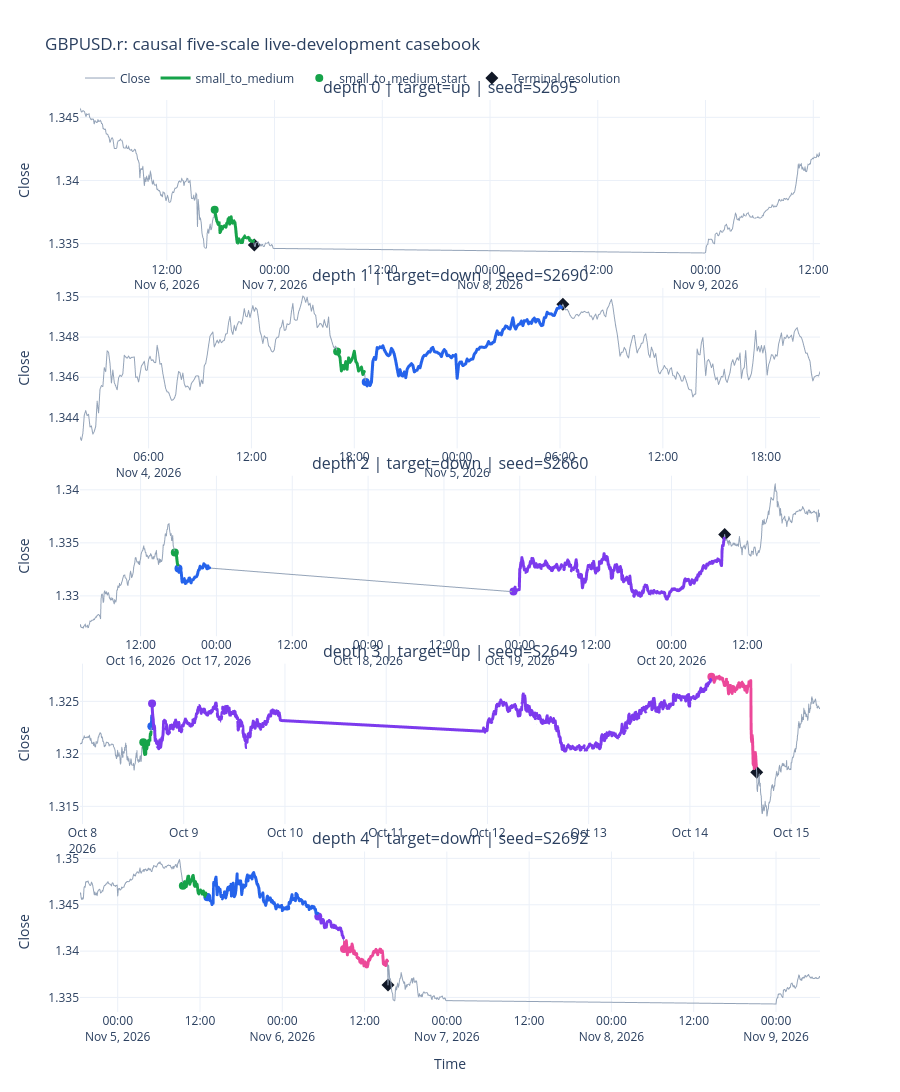

The notebook cell this image was saved under:
### Code cell
def plot_live_casebook(
    close: pd.Series, panel: pd.DataFrame, examples: pd.DataFrame, stages: pd.DataFrame
) -> go.Figure:
    figure = make_subplots(
        rows=len(examples),
        cols=1,
        vertical_spacing=min(0.04, 0.15 / len(examples)),
        subplot_titles=[
            f"depth {int(example.terminal_depth)} | target={example.target_mode} | seed={example.lineage_id}"
            for example in examples.itertuples(index=False)
        ],
    )

    for row_number, example in enumerate(examples.itertuples(index=False), start=1):
        window_start = max(0, int(example.seed_position) - CASEBOOK_BARS_BEFORE)
        window_end = min(len(close), int(example.terminal_position) + CASEBOOK_BARS_AFTER + 1)
        price_window = close.iloc[window_start:window_end]
        lineage_path = panel.loc[panel["lineage_id"].eq(example.lineage_id)]
        lineage_stages = stages.loc[stages["lineage_id"].eq(example.lineage_id)].sort_values("stage_order")

        figure.add_trace(go.Scattergl(
            x=price_window.index,
            y=price_window.to_numpy(),
            mode="lines",
            name="Close",
            legendgroup="close",
            showlegend=row_number == 1,
            line={"color": "#94a3b8", "width": 1.0},
            hovertemplate="time=%{x}<br>close=%{y:.5f}<extra></extra>",
        ), row=row_number, col=1)

        for stage, stage_path in lineage_path.groupby("stage", sort=False):
            figure.add_trace(go.Scattergl(
                x=stage_path["time"],
                y=stage_path["price"],
                mode="lines",
                name=stage,
                legendgroup=stage,
                showlegend=row_number == 1,
                line={"color": stage_colors[stage], "width": 3.0},
                customdata=stage_path[[
                    "elapsed_bars", "target_progress", "lower_r_live",
                    "direction_boundaries", "outer_agreement_breadth",
                    "sub_lower_dccs", "lineage_age_bars",
                ]].to_numpy(),
                hovertemplate=(
                    f"{stage}<br>time=%{{x}}<br>close=%{{y:.5f}}<br>"
                    "elapsed=%{customdata[0]:.0f}<br>progress=%{customdata[1]:.2%}<br>"
                    "live lower R=%{customdata[2]:.3e}<br>"
                    "boundaries=%{customdata[3]:.0f}<br>"
                    "outer breadth=%{customdata[4]:.0f}<br>"
                    "DCCs below lower clock=%{customdata[5]:.0f}<br>"
                    "lineage age=%{customdata[6]:.0f}<extra></extra>"
                ),
            ), row=row_number, col=1)

        for stage_row in lineage_stages.itertuples(index=False):
            marker_time = stage_row.start_time
            marker_price = close.iloc[int(stage_row.start_position)]
            figure.add_trace(go.Scatter(
                x=[marker_time],
                y=[marker_price],
                mode="markers",
                name=f"{stage_row.stage} start",
                legendgroup=f"{stage_row.stage}_start",
                showlegend=row_number == 1,
                marker={"color": stage_colors[stage_row.stage], "size": 8, "symbol": "circle"},
                hovertemplate=(
                    f"{stage_row.stage} start<br>time=%{{x}}<br>"
                    "price=%{y:.5f}<extra></extra>"
                ),
            ), row=row_number, col=1)

        terminal_price = close.iloc[int(example.terminal_position)]
        figure.add_trace(go.Scatter(
            x=[example.terminal_time],
            y=[terminal_price],
            mode="markers",
            name="Terminal resolution",
            legendgroup="terminal",
            showlegend=row_number == 1,
            marker={"color": "#111827", "size": 10, "symbol": "diamond"},
            hovertemplate="terminal resolution<br>time=%{x}<br>price=%{y:.5f}<extra></extra>",
        ), row=row_number, col=1)
        figure.update_yaxes(title_text="Close", row=row_number, col=1)

    figure.update_layout(
        title=f"{SYMBOL}: causal five-scale live-development casebook",
        template="plotly_white",
        height=max(1000, 330 * len(examples)),
        hovermode="closest",
        legend={"orientation": "h", "y": 1.04, "x": 0.0},
    )
    figure.update_xaxes(title="Time", row=len(examples), col=1)
    return figure


plot_live_casebook(prices, live_panel, casebook_lineages, strict_clean_stages).show()

### Figure 1 — Plotly figure (JSON) as saved in the notebook; plotly's stock layout.template omitted (floating-point values rounded to 4 significant figures; data arrays with more than 128 entries replaced by an {"elided": "..."} marker saying what was removed)
{"data": [{"hovertemplate": "time=%{x}<br>close=%{y:.5f}<extra></extra>", "legendgroup": "close", "line": {"color": "#94a3b8", "width": 1.0}, "mode": "lines", "name": "Close", "showlegend": true, "type": "scattergl", "x": {"elided": "414 str values"}, "xaxis": "x", "y": {"elided": "414 float values"}, "yaxis": "y"}, {"customdata": {"elided": "53x6 float values"}, "hovertemplate": "small_to_medium<br>time=%{x}<br>close=%{y:.5f}<br>elapsed=%{customdata[0]:.0f}<br>progress=%{customdata[1]:.2%}<br>live lower R=%{customdata[2]:.3e}<br>boundaries=%{customdata[3]:.0f}<br>outer breadth=%{customdata[4]:.0f}<br>nested lower DCCs=%{customdata[5]:.0f}<extra></extra>", "legendgroup": "small_to_medium", "line": {"color": "#16a34a", "width": 3.0}, "mode": "lines", "name": "small_to_medium", "showlegend": true, "type": "scattergl", "x": ["2026-11-06T17:20:00.000000", "2026-11-06T17:25:00.000000", "2026-11-06T17:30:00.000000", "2026-11-06T17:35:00.000000", "2026-11-06T17:40:00.000000", "2026-11-06T17:45:00.000000", "2026-11-06T17:50:00.000000", "2026-11-06T17:55:00.000000", "2026-11-06T18:00:00.000000", "2026-11-06T18:05:00.000000", "2026-11-06T18:10:00.000000", "2026-11-06T18:15:00.000000", "2026-11-06T18:20:00.000000", "2026-11-06T18:25:00.000000", "2026-11-06T18:30:00.000000", "2026-11-06T18:35:00.000000", "2026-11-06T18:40:00.000000", "2026-11-06T18:45:00.000000", "2026-11-06T18:50:00.000000", "2026-11-06T18:55:00.000000", "2026-11-06T19:00:00.000000", "2026-11-06T19:05:00.000000", "2026-11-06T19:10:00.000000", "2026-11-06T19:15:00.000000", "2026-11-06T19:20:00.000000", "2026-11-06T19:25:00.000000", "2026-11-06T19:30:00.000000", "2026-11-06T19:35:00.000000", "2026-11-06T19:40:00.000000", "2026-11-06T19:45:00.000000", "2026-11-06T19:50:00.000000", "2026-11-06T19:55:00.000000", "2026-11-06T20:00:00.000000", "2026-11-06T20:05:00.000000", "2026-11-06T20:10:00.000000", "2026-11-06T20:15:00.000000", "2026-11-06T20:20:00.000000", "2026-11-06T20:25:00.000000", "2026-11-06T20:30:00.000000", "2026-11-06T20:35:00.000000", "2026-11-06T20:40:00.000000", "2026-11-06T20:45:00.000000", "2026-11-06T20:50:00.000000", "2026-11-06T20:55:00.000000", "2026-11-06T21:00:00.000000", "2026-11-06T21:05:00.000000", "2026-11-06T21:10:00.000000", "2026-11-06T21:15:00.000000", "2026-11-06T21:20:00.000000", "2026-11-06T21:25:00.000000", "2026-11-06T21:30:00.000000", "2026-11-06T21:35:00.000000", "2026-11-06T21:40:00.000000"], "xaxis": "x", "y": [1.338, 1.337, 1.337, 1.337, 1.337, 1.337, 1.337, 1.336, 1.336, 1.336, 1.336, 1.336, 1.336, 1.336, 1.336, 1.336, 1.337, 1.337, 1.337, 1.337, 1.337, 1.337, 1.337, 1.337, 1.337, 1.337, 1.337, 1.337, 1.336, 1.336, 1.335, 1.335, 1.335, 1.335, 1.335, 1.335, 1.335, 1.335, 1.335, 1.336, 1.336, 1.335, 1.336, 1.335, 1.336, 1.336, 1.335, 1.335, 1.335, 1.335, 1.335, 1.335, 1.335], "yaxis": "y"}, {"hovertemplate": "small_to_medium start<br>time=%{x}<br>price=%{y:.5f}<extra></extra>", "legendgroup": "small_to_medium_start", "marker": {"color": "#16a34a", "size": 8, "symbol": "circle"}, "mode": "markers", "name": "small_to_medium start", "showlegend": true, "type": "scatter", "x": ["2026-11-06T17:20:00+02:00"], "xaxis": "x", "y": [1.338], "yaxis": "y"}, {"hovertemplate": "terminal resolution<br>time=%{x}<br>price=%{y:.5f}<extra></extra>", "legendgroup": "terminal", "marker": {"color": "#111827", "size": 10, "symbol": "diamond"}, "mode": "markers", "name": "Terminal resolution", "showlegend": true, "type": "scatter", "x": ["2026-11-06T21:45:00+02:00"], "xaxis": "x", "y": [1.335], "yaxis": "y"}, {"hovertemplate": "time=%{x}<br>close=%{y:.5f}<extra></extra>", "legendgroup": "close", "line": {"color": "#94a3b8", "width": 1.0}, "mode": "lines", "name": "Close", "showlegend": false, "type": "scattergl", "x": {"elided": "519 str values"}, "xaxis": "x2", "y": {"elided": "519 float values"}, "yaxis": "y2"}, {"customdata": [[0.0, 0.6839, 8.549e-05, 1.0, 4.0, 0.0], [1.0, 0.7185, 8.622e-05, 1.0, 4.0, 0.0], [2.0, 0.7531, 8.689e-05, 1.0, 4.0, 0.0], [3.0, 0.921, 0.0001023, 1.0, 4.0, 0.0], [4.0, 0.8543, 9.153e-05, 1.0, 4.0, 0.0], [5.0, 0.8987, 9.297e-05, 1.0, 4.0, 0.0], [6.0, 0.8074, 8.074e-05, 1.0, 4.0, 0.0], [7.0, 0.9012, 8.721e-05, 1.0, 4.0, 0.0], [8.0, 0.7605, 7.129e-05, 1.0, 4.0, 0.0], [9.0, 0.8173, 7.43e-05, 1.0, 4.0, 0.0], [10.0, 0.7901, 6.971e-05, 1.0, 4.0, 0.0], [11.0, 0.7506, 6.434e-05, 1.0, 4.0, 0.0], [12.0, 0.679, 5.658e-05, 1.0, 4.0, 0.0], [13.0, 0.8024, 6.506e-05, 1.0, 4.0, 0.0], [14.0, 0.8296, 6.549e-05, 1.0, 4.0, 0.0], [15.0, 0.9234, 7.103e-05, 1.0, 4.0, 0.0], [16.0, 0.8913, 6.685e-05, 1.0, 4.0, 0.0], [17.0, 0.874, 6.395e-05, 1.0, 4.0, 0.0], [18.0, 0.9654, 6.896e-05, 1.0, 4.0, 0.0], [19.0, 0.9284, 6.477e-05, 1.0, 4.0, 0.0]], "hovertemplate": "small_to_medium<br>time=%{x}<br>close=%{y:.5f}<br>elapsed=%{customdata[0]:.0f}<br>progress=%{customdata[1]:.2%}<br>live lower R=%{customdata[2]:.3e}<br>boundaries=%{customdata[3]:.0f}<br>outer breadth=%{customdata[4]:.0f}<br>nested lower DCCs=%{customdata[5]:.0f}<extra></extra>", "legendgroup": "small_to_medium", "line": {"color": "#16a34a", "width": 3.0}, "mode": "lines", "name": "small_to_medium", "showlegend": false, "type": "scattergl", "x": ["2026-11-04T17:00:00.000000", "2026-11-04T17:05:00.000000", "2026-11-04T17:10:00.000000", "2026-11-04T17:15:00.000000", "2026-11-04T17:20:00.000000", "2026-11-04T17:25:00.000000", "2026-11-04T17:30:00.000000", "2026-11-04T17:35:00.000000", "2026-11-04T17:40:00.000000", "2026-11-04T17:45:00.000000", "2026-11-04T17:50:00.000000", "2026-11-04T17:55:00.000000", "2026-11-04T18:00:00.000000", "2026-11-04T18:05:00.000000", "2026-11-04T18:10:00.000000", "2026-11-04T18:15:00.000000", "2026-11-04T18:20:00.000000", "2026-11-04T18:25:00.000000", "2026-11-04T18:30:00.000000", "2026-11-04T18:35:00.000000"], "xaxis": "x2", "y": [1.347, 1.347, 1.347, 1.346, 1.347, 1.346, 1.347, 1.346, 1.347, 1.347, 1.347, 1.347, 1.347, 1.347, 1.347, 1.346, 1.346, 1.347, 1.346, 1.346], "yaxis": "y2"}, {"customdata": {"elided": "138x6 float values"}, "hovertemplate": "medium_to_large<br>time=%{x}<br>close=%{y:.5f}<br>elapsed=%{customdata[0]:.0f}<br>progress=%{customdata[1]:.2%}<br>live lower R=%{customdata[2]:.3e}<br>boundaries=%{customdata[3]:.0f}<br>outer breadth=%{customdata[4]:.0f}<br>nested lower DCCs=%{customdata[5]:.0f}<extra></extra>", "legendgroup": "medium_to_large", "line": {"color": "#2563eb", "width": 3.0}, "mode": "lines", "name": "medium_to_large", "showlegend": false, "type": "scattergl", "x": {"elided": "138 str values"}, "xaxis": "x2", "y": {"elided": "138 float values"}, "yaxis": "y2"}, {"hovertemplate": "small_to_medium start<br>time=%{x}<br>price=%{y:.5f}<extra></extra>", "legendgroup": "small_to_medium_start", "marker": {"color": "#16a34a", "size": 8, "symbol": "circle"}, "mode": "markers", "name": "small_to_medium start", "showlegend": false, "type": "scatter", "x": ["2026-11-04T17:00:00+02:00"], "xaxis": "x2", "y": [1.347], "yaxis": "y2"}, {"hovertemplate": "medium_to_large start<br>time=%{x}<br>price=%{y:.5f}<extra></extra>", "legendgroup": "medium_to_large_start", "marker": {"color": "#2563eb", "size": 8, "symbol": "circle"}, "mode": "markers", "name": "medium_to_large start", "showlegend": false, "type": "scatter", "x": ["2026-11-04T18:40:00+02:00"], "xaxis": "x2", "y": [1.346], "yaxis": "y2"}, {"hovertemplate": "terminal resolution<br>time=%{x}<br>price=%{y:.5f}<extra></extra>", "legendgroup": "terminal", "marker": {"color": "#111827", "size": 10, "symbol": "diamond"}, "mode": "markers", "name": "Terminal resolution", "showlegend": false, "type": "scatter", "x": ["2026-11-05T06:10:00+02:00"], "xaxis": "x2", "y": [1.35], "yaxis": "y2"}, {"hovertemplate": "time=%{x}<br>close=%{y:.5f}<extra></extra>", "legendgroup": "close", "line": {"color": "#94a3b8", "width": 1.0}, "mode": "lines", "name": "Close", "showlegend": false, "type": "scattergl", "x": {"elided": "829 str values"}, "xaxis": "x3", "y": {"elided": "829 float values"}, "yaxis": "y3"}, {"customdata": [[0.0, 0.6807, 0.0001857, 1.0, 4.0, 0.0], [1.0, 0.6857, 0.0001714, 1.0, 4.0, 0.0], [2.0, 0.6957, 0.0001605, 1.0, 4.0, 0.0], [3.0, 0.7281, 0.000156, 1.0, 4.0, 0.0], [4.0, 0.8378, 0.0001676, 1.0, 4.0, 0.0], [5.0, 0.9475, 0.0001777, 1.0, 4.0, 0.0], [6.0, 0.9675, 0.0001707, 1.0, 4.0, 0.0]], "hovertemplate": "small_to_medium<br>time=%{x}<br>close=%{y:.5f}<br>elapsed=%{customdata[0]:.0f}<br>progress=%{customdata[1]:.2%}<br>live lower R=%{customdata[2]:.3e}<br>boundaries=%{customdata[3]:.0f}<br>outer breadth=%{customdata[4]:.0f}<br>nested lower DCCs=%{customdata[5]:.0f}<extra></extra>", "legendgroup": "small_to_medium", "line": {"color": "#16a34a", "width": 3.0}, "mode": "lines", "name": "small_to_medium", "showlegend": false, "type": "scattergl", "x": ["2026-10-16T17:25:00.000000", "2026-10-16T17:30:00.000000", "2026-10-16T17:35:00.000000", "2026-10-16T17:40:00.000000", "2026-10-16T17:45:00.000000", "2026-10-16T17:50:00.000000", "2026-10-16T17:55:00.000000"], "xaxis": "x3", "y": [1.334, 1.334, 1.334, 1.334, 1.333, 1.333, 1.333], "yaxis": "y3"}, {"customdata": {"elided": "60x6 float values"}, "hovertemplate": "medium_to_large<br>time=%{x}<br>close=%{y:.5f}<br>elapsed=%{customdata[0]:.0f}<br>progress=%{customdata[1]:.2%}<br>live lower R=%{customdata[2]:.3e}<br>boundaries=%{customdata[3]:.0f}<br>outer breadth=%{customdata[4]:.0f}<br>nested lower DCCs=%{customdata[5]:.0f}<extra></extra>", "legendgroup": "medium_to_large", "line": {"color": "#2563eb", "width": 3.0}, "mode": "lines", "name": "medium_to_large", "showlegend": false, "type": "scattergl", "x": ["2026-10-16T18:00:00.000000", "2026-10-16T18:05:00.000000", "2026-10-16T18:10:00.000000", "2026-10-16T18:15:00.000000", "2026-10-16T18:20:00.000000", "2026-10-16T18:25:00.000000", "2026-10-16T18:30:00.000000", "2026-10-16T18:35:00.000000", "2026-10-16T18:40:00.000000", "2026-10-16T18:45:00.000000", "2026-10-16T18:50:00.000000", "2026-10-16T18:55:00.000000", "2026-10-16T19:00:00.000000", "2026-10-16T19:05:00.000000", "2026-10-16T19:10:00.000000", "2026-10-16T19:15:00.000000", "2026-10-16T19:20:00.000000", "2026-10-16T19:25:00.000000", "2026-10-16T19:30:00.000000", "2026-10-16T19:35:00.000000", "2026-10-16T19:40:00.000000", "2026-10-16T19:45:00.000000", "2026-10-16T19:50:00.000000", "2026-10-16T19:55:00.000000", "2026-10-16T20:00:00.000000", "2026-10-16T20:05:00.000000", "2026-10-16T20:10:00.000000", "2026-10-16T20:15:00.000000", "2026-10-16T20:20:00.000000", "2026-10-16T20:25:00.000000", "2026-10-16T20:30:00.000000", "2026-10-16T20:35:00.000000", "2026-10-16T20:40:00.000000", "2026-10-16T20:45:00.000000", "2026-10-16T20:50:00.000000", "2026-10-16T20:55:00.000000", "2026-10-16T21:00:00.000000", "2026-10-16T21:05:00.000000", "2026-10-16T21:10:00.000000", "2026-10-16T21:15:00.000000", "2026-10-16T21:20:00.000000", "2026-10-16T21:25:00.000000", "2026-10-16T21:30:00.000000", "2026-10-16T21:35:00.000000", "2026-10-16T21:40:00.000000", "2026-10-16T21:45:00.000000", "2026-10-16T21:50:00.000000", "2026-10-16T21:55:00.000000", "2026-10-16T22:00:00.000000", "2026-10-16T22:05:00.000000", "2026-10-16T22:10:00.000000", "2026-10-16T22:15:00.000000", "2026-10-16T22:20:00.000000", "2026-10-16T22:25:00.000000", "2026-10-16T22:30:00.000000", "2026-10-16T22:35:00.000000", "2026-10-16T22:40:00.000000", "2026-10-16T22:45:00.000000", "2026-10-16T22:50:00.000000", "2026-10-16T22:55:00.000000"], "xaxis": "x3", "y": [1.333, 1.332, 1.332, 1.332, 1.332, 1.332, 1.332, 1.331, 1.331, 1.331, 1.332, 1.332, 1.331, 1.331, 1.331, 1.331, 1.331, 1.331, 1.331, 1.332, 1.332, 1.332, 1.332, 1.331, 1.331, 1.332, 1.332, 1.332, 1.332, 1.332, 1.332, 1.332, 1.332, 1.332, 1.332, 1.332, 1.332, 1.332, 1.332, 1.332, 1.333, 1.333, 1.333, 1.333, 1.333, 1.333, 1.333, 1.333, 1.333, 1.333, 1.333, 1.333, 1.333, 1.333, 1.333, 1.333, 1.333, 1.333, 1.333, 1.333], "yaxis": "y3"}, {"customdata": {"elided": "401x6 float values"}, "hovertemplate": "large_to_macro<br>time=%{x}<br>close=%{y:.5f}<br>elapsed=%{customdata[0]:.0f}<br>progress=%{customdata[1]:.2%}<br>live lower R=%{customdata[2]:.3e}<br>boundaries=%{customdata[3]:.0f}<br>outer breadth=%{customdata[4]:.0f}<br>nested lower DCCs=%{customdata[5]:.0f}<extra></extra>", "legendgroup": "large_to_macro", "line": {"color": "#7c3aed", "width": 3.0}, "mode": "lines", "name": "large_to_macro", "showlegend": false, "type": "scattergl", "x": {"elided": "401 str values"}, "xaxis": "x3", "y": {"elided": "401 float values"}, "yaxis": "y3"}, {"hovertemplate": "small_to_medium start<br>time=%{x}<br>price=%{y:.5f}<extra></extra>", "legendgroup": "small_to_medium_start", "marker": {"color": "#16a34a", "size": 8, "symbol": "circle"}, "mode": "markers", "name": "small_to_medium start", "showlegend": false, "type": "scatter", "x": ["2026-10-16T17:25:00+02:00"], "xaxis": "x3", "y": [1.334], "yaxis": "y3"}, {"hovertemplate": "medium_to_large start<br>time=%{x}<br>price=%{y:.5f}<extra></extra>", "legendgroup": "medium_to_large_start", "marker": {"color": "#2563eb", "size": 8, "symbol": "circle"}, "mode": "markers", "name": "medium_to_large start", "showlegend": false, "type": "scatter", "x": ["2026-10-16T18:00:00+02:00"], "xaxis": "x3", "y": [1.333], "yaxis": "y3"}, {"hovertemplate": "large_to_macro start<br>time=%{x}<br>price=%{y:.5f}<extra></extra>", "legendgroup": "large_to_macro_start", "marker": {"color": "#7c3aed", "size": 8, "symbol": "circle"}, "mode": "markers", "name": "large_to_macro start", "showlegend": false, "type": "scatter", "x": ["2026-10-18T23:00:00+02:00"], "xaxis": "x3", "y": [1.33], "yaxis": "y3"}, {"hovertemplate": "terminal resolution<br>time=%{x}<br>price=%{y:.5f}<extra></extra>", "legendgroup": "terminal", "marker": {"color": "#111827", "size": 10, "symbol": "diamond"}, "mode": "markers", "name": "Terminal resolution", "showlegend": false, "type": "scatter", "x": ["2026-10-20T08:25:00+02:00"], "xaxis": "x3", "y": [1.336], "yaxis": "y3"}, {"hovertemplate": "time=%{x}<br>close=%{y:.5f}<extra></extra>", "legendgroup": "close", "line": {"color": "#94a3b8", "width": 1.0}, "mode": "lines", "name": "Close", "showlegend": false, "type": "scattergl", "x": {"elided": "1530 str values"}, "xaxis": "x4", "y": {"elided": "1530 float values"}, "yaxis": "y4"}, {"customdata": {"elided": "23x6 float values"}, "hovertemplate": "small_to_medium<br>time=%{x}<br>close=%{y:.5f}<br>elapsed=%{customdata[0]:.0f}<br>progress=%{customdata[1]:.2%}<br>live lower R=%{customdata[2]:.3e}<br>boundaries=%{customdata[3]:.0f}<br>outer breadth=%{customdata[4]:.0f}<br>nested lower DCCs=%{customdata[5]:.0f}<extra></extra>", "legendgroup": "small_to_medium", "line": {"color": "#16a34a", "width": 3.0}, "mode": "lines", "name": "small_to_medium", "showlegend": false, "type": "scattergl", "x": ["2026-10-08T14:25:00.000000", "2026-10-08T14:30:00.000000", "2026-10-08T14:35:00.000000", "2026-10-08T14:40:00.000000", "2026-10-08T14:45:00.000000", "2026-10-08T14:50:00.000000", "2026-10-08T14:55:00.000000", "2026-10-08T15:00:00.000000", "2026-10-08T15:05:00.000000", "2026-10-08T15:10:00.000000", "2026-10-08T15:15:00.000000", "2026-10-08T15:20:00.000000", "2026-10-08T15:25:00.000000", "2026-10-08T15:30:00.000000", "2026-10-08T15:35:00.000000", "2026-10-08T15:40:00.000000", "2026-10-08T15:45:00.000000", "2026-10-08T15:50:00.000000", "2026-10-08T15:55:00.000000", "2026-10-08T16:00:00.000000", "2026-10-08T16:05:00.000000", "2026-10-08T16:10:00.000000", "2026-10-08T16:15:00.000000"], "xaxis": "x4", "y": [1.321, 1.321, 1.321, 1.32, 1.32, 1.32, 1.32, 1.32, 1.321, 1.321, 1.32, 1.321, 1.321, 1.321, 1.321, 1.321, 1.321, 1.321, 1.321, 1.321, 1.322, 1.322, 1.322], "yaxis": "y4"}, {"customdata": [[0.0, 0.7062, 6.486e-05, 1.0, 3.0, 0.0], [1.0, 0.8731, 7.858e-05, 1.0, 3.0, 0.0]], "hovertemplate": "medium_to_large<br>time=%{x}<br>close=%{y:.5f}<br>elapsed=%{customdata[0]:.0f}<br>progress=%{customdata[1]:.2%}<br>live lower R=%{customdata[2]:.3e}<br>boundaries=%{customdata[3]:.0f}<br>outer breadth=%{customdata[4]:.0f}<br>nested lower DCCs=%{customdata[5]:.0f}<extra></extra>", "legendgroup": "medium_to_large", "line": {"color": "#2563eb", "width": 3.0}, "mode": "lines", "name": "medium_to_large", "showlegend": false, "type": "scattergl", "x": ["2026-10-08T16:20:00.000000", "2026-10-08T16:25:00.000000"], "xaxis": "x4", "y": [1.323, 1.324], "yaxis": "y4"}, {"customdata": {"elided": "1015x6 float values"}, "hovertemplate": "large_to_macro<br>time=%{x}<br>close=%{y:.5f}<br>elapsed=%{customdata[0]:.0f}<br>progress=%{customdata[1]:.2%}<br>live lower R=%{customdata[2]:.3e}<br>boundaries=%{customdata[3]:.0f}<br>outer breadth=%{customdata[4]:.0f}<br>nested lower DCCs=%{customdata[5]:.0f}<extra></extra>", "legendgroup": "large_to_macro", "line": {"color": "#7c3aed", "width": 3.0}, "mode": "lines", "name": "large_to_macro", "showlegend": false, "type": "scattergl", "x": {"elided": "1015 str values"}, "xaxis": "x4", "y": {"elided": "1015 float values"}, "yaxis": "y4"}, {"customdata": {"elided": "129x6 float values"}, "hovertemplate": "macro_to_outer<br>time=%{x}<br>close=%{y:.5f}<br>elapsed=%{customdata[0]:.0f}<br>progress=%{customdata[1]:.2%}<br>live lower R=%{customdata[2]:.3e}<br>boundaries=%{customdata[3]:.0f}<br>outer breadth=%{customdata[4]:.0f}<br>nested lower DCCs=%{customdata[5]:.0f}<extra></extra>", "legendgroup": "macro_to_outer", "line": {"color": "#ec4899", "width": 3.0}, "mode": "lines", "name": "macro_to_outer", "showlegend": false, "type": "scattergl", "x": {"elided": "129 str values"}, "xaxis": "x4", "y": {"elided": "129 float values"}, "yaxis": "y4"}, {"hovertemplate": "small_to_medium start<br>time=%{x}<br>price=%{y:.5f}<extra></extra>", "legendgroup": "small_to_medium_start", "marker": {"color": "#16a34a", "size": 8, "symbol": "circle"}, "mode": "markers", "name": "small_to_medium start", "showlegend": false, "type": "scatter", "x": ["2026-10-08T14:25:00+02:00"], "xaxis": "x4", "y": [1.321], "yaxis": "y4"}, {"hovertemplate": "medium_to_large start<br>time=%{x}<br>price=%{y:.5f}<extra></extra>", "legendgroup": "medium_to_large_start", "marker": {"color": "#2563eb", "size": 8, "symbol": "circle"}, "mode": "markers", "name": "medium_to_large start", "showlegend": false, "type": "scatter", "x": ["2026-10-08T16:20:00+02:00"], "xaxis": "x4", "y": [1.323], "yaxis": "y4"}, {"hovertemplate": "large_to_macro start<br>time=%{x}<br>price=%{y:.5f}<extra></extra>", "legendgroup": "large_to_macro_start", "marker": {"color": "#7c3aed", "size": 8, "symbol": "circle"}, "mode": "markers", "name": "large_to_macro start", "showlegend": false, "type": "scatter", "x": ["2026-10-08T16:30:00+02:00"], "xaxis": "x4", "y": [1.325], "yaxis": "y4"}, {"hovertemplate": "macro_to_outer start<br>time=%{x}<br>price=%{y:.5f}<extra></extra>", "legendgroup": "macro_to_outer_start", "marker": {"color": "#ec4899", "size": 8, "symbol": "circle"}, "mode": "markers", "name": "macro_to_outer start", "showlegend": false, "type": "scatter", "x": ["2026-10-14T05:05:00+02:00"], "xaxis": "x4", "y": [1.327], "yaxis": "y4"}, {"hovertemplate": "terminal resolution<br>time=%{x}<br>price=%{y:.5f}<extra></extra>", "legendgroup": "terminal", "marker": {"color": "#111827", "size": 10, "symbol": "diamond"}, "mode": "markers", "name": "Terminal resolution", "showlegend": false, "type": "scatter", "x": ["2026-10-14T15:50:00+02:00"], "xaxis": "x4", "y": [1.318], "yaxis": "y4"}, {"hovertemplate": "time=%{x}<br>close=%{y:.5f}<extra></extra>", "legendgroup": "close", "line": {"color": "#94a3b8", "width": 1.0}, "mode": "lines", "name": "Close", "showlegend": false, "type": "scattergl", "x": {"elided": "720 str values"}, "xaxis": "x5", "y": {"elided": "720 float values"}, "yaxis": "y5"}, {"customdata": {"elided": "43x6 float values"}, "hovertemplate": "small_to_medium<br>time=%{x}<br>close=%{y:.5f}<br>elapsed=%{customdata[0]:.0f}<br>progress=%{customdata[1]:.2%}<br>live lower R=%{customdata[2]:.3e}<br>boundaries=%{customdata[3]:.0f}<br>outer breadth=%{customdata[4]:.0f}<br>nested lower DCCs=%{customdata[5]:.0f}<extra></extra>", "legendgroup": "small_to_medium", "line": {"color": "#16a34a", "width": 3.0}, "mode": "lines", "name": "small_to_medium", "showlegend": false, "type": "scattergl", "x": ["2026-11-05T09:30:00.000000", "2026-11-05T09:35:00.000000", "2026-11-05T09:40:00.000000", "2026-11-05T09:45:00.000000", "2026-11-05T09:50:00.000000", "2026-11-05T09:55:00.000000", "2026-11-05T10:00:00.000000", "2026-11-05T10:05:00.000000", "2026-11-05T10:10:00.000000", "2026-11-05T10:15:00.000000", "2026-11-05T10:20:00.000000", "2026-11-05T10:25:00.000000", "2026-11-05T10:30:00.000000", "2026-11-05T10:35:00.000000", "2026-11-05T10:40:00.000000", "2026-11-05T10:45:00.000000", "2026-11-05T10:50:00.000000", "2026-11-05T10:55:00.000000", "2026-11-05T11:00:00.000000", "2026-11-05T11:05:00.000000", "2026-11-05T11:10:00.000000", "2026-11-05T11:15:00.000000", "2026-11-05T11:20:00.000000", "2026-11-05T11:25:00.000000", "2026-11-05T11:30:00.000000", "2026-11-05T11:35:00.000000", "2026-11-05T11:40:00.000000", "2026-11-05T11:45:00.000000", "2026-11-05T11:50:00.000000", "2026-11-05T11:55:00.000000", "2026-11-05T12:00:00.000000", "2026-11-05T12:05:00.000000", "2026-11-05T12:10:00.000000", "2026-11-05T12:15:00.000000", "2026-11-05T12:20:00.000000", "2026-11-05T12:25:00.000000", "2026-11-05T12:30:00.000000", "2026-11-05T12:35:00.000000", "2026-11-05T12:40:00.000000", "2026-11-05T12:45:00.000000", "2026-11-05T12:50:00.000000", "2026-11-05T12:55:00.000000", "2026-11-05T13:00:00.000000"], "xaxis": "x5", "y": [1.347, 1.347, 1.347, 1.347, 1.347, 1.347, 1.347, 1.347, 1.348, 1.348, 1.348, 1.348, 1.347, 1.347, 1.347, 1.348, 1.348, 1.348, 1.348, 1.348, 1.347, 1.347, 1.347, 1.347, 1.347, 1.347, 1.347, 1.346, 1.346, 1.346, 1.346, 1.347, 1.346, 1.346, 1.346, 1.346, 1.346, 1.346, 1.346, 1.346, 1.346, 1.346, 1.346], "yaxis": "y5"}, {"customdata": {"elided": "194x6 float values"}, "hovertemplate": "medium_to_large<br>time=%{x}<br>close=%{y:.5f}<br>elapsed=%{customdata[0]:.0f}<br>progress=%{customdata[1]:.2%}<br>live lower R=%{customdata[2]:.3e}<br>boundaries=%{customdata[3]:.0f}<br>outer breadth=%{customdata[4]:.0f}<br>nested lower DCCs=%{customdata[5]:.0f}<extra></extra>", "legendgroup": "medium_to_large", "line": {"color": "#2563eb", "width": 3.0}, "mode": "lines", "name": "medium_to_large", "showlegend": false, "type": "scattergl", "x": {"elided": "194 str values"}, "xaxis": "x5", "y": {"elided": "194 float values"}, "yaxis": "y5"}, {"customdata": {"elided": "45x6 float values"}, "hovertemplate": "large_to_macro<br>time=%{x}<br>close=%{y:.5f}<br>elapsed=%{customdata[0]:.0f}<br>progress=%{customdata[1]:.2%}<br>live lower R=%{customdata[2]:.3e}<br>boundaries=%{customdata[3]:.0f}<br>outer breadth=%{customdata[4]:.0f}<br>nested lower DCCs=%{customdata[5]:.0f}<extra></extra>", "legendgroup": "large_to_macro", "line": {"color": "#7c3aed", "width": 3.0}, "mode": "lines", "name": "large_to_macro", "showlegend": false, "type": "scattergl", "x": ["2026-11-06T05:15:00.000000", "2026-11-06T05:20:00.000000", "2026-11-06T05:25:00.000000", "2026-11-06T05:30:00.000000", "2026-11-06T05:35:00.000000", "2026-11-06T05:40:00.000000", "2026-11-06T05:45:00.000000", "2026-11-06T05:50:00.000000", "2026-11-06T05:55:00.000000", "2026-11-06T06:00:00.000000", "2026-11-06T06:05:00.000000", "2026-11-06T06:10:00.000000", "2026-11-06T06:15:00.000000", "2026-11-06T06:20:00.000000", "2026-11-06T06:25:00.000000", "2026-11-06T06:30:00.000000", "2026-11-06T06:35:00.000000", "2026-11-06T06:40:00.000000", "2026-11-06T06:45:00.000000", "2026-11-06T06:50:00.000000", "2026-11-06T06:55:00.000000", "2026-11-06T07:00:00.000000", "2026-11-06T07:05:00.000000", "2026-11-06T07:10:00.000000", "2026-11-06T07:15:00.000000", "2026-11-06T07:20:00.000000", "2026-11-06T07:25:00.000000", "2026-11-06T07:30:00.000000", "2026-11-06T07:35:00.000000", "2026-11-06T07:40:00.000000", "2026-11-06T07:45:00.000000", "2026-11-06T07:50:00.000000", "2026-11-06T07:55:00.000000", "2026-11-06T08:00:00.000000", "2026-11-06T08:05:00.000000", "2026-11-06T08:10:00.000000", "2026-11-06T08:15:00.000000", "2026-11-06T08:20:00.000000", "2026-11-06T08:25:00.000000", "2026-11-06T08:30:00.000000", "2026-11-06T08:35:00.000000", "2026-11-06T08:40:00.000000", "2026-11-06T08:45:00.000000", "2026-11-06T08:50:00.000000", "2026-11-06T08:55:00.000000"], "xaxis": "x5", "y": [1.344, 1.344, 1.344, 1.344, 1.343, 1.343, 1.343, 1.343, 1.343, 1.343, 1.343, 1.343, 1.343, 1.343, 1.343, 1.343, 1.343, 1.343, 1.343, 1.343, 1.343, 1.343, 1.343, 1.343, 1.343, 1.343, 1.343, 1.343, 1.343, 1.343, 1.343, 1.343, 1.342, 1.342, 1.342, 1.342, 1.342, 1.342, 1.343, 1.342, 1.342, 1.342, 1.342, 1.342, 1.341], "yaxis": "y5"}, {"customdata": {"elided": "77x6 float values"}, "hovertemplate": "macro_to_outer<br>time=%{x}<br>close=%{y:.5f}<br>elapsed=%{customdata[0]:.0f}<br>progress=%{customdata[1]:.2%}<br>live lower R=%{customdata[2]:.3e}<br>boundaries=%{customdata[3]:.0f}<br>outer breadth=%{customdata[4]:.0f}<br>nested lower DCCs=%{customdata[5]:.0f}<extra></extra>", "legendgroup": "macro_to_outer", "line": {"color": "#ec4899", "width": 3.0}, "mode": "lines", "name": "macro_to_outer", "showlegend": false, "type": "scattergl", "x": ["2026-11-06T09:00:00.000000", "2026-11-06T09:05:00.000000", "2026-11-06T09:10:00.000000", "2026-11-06T09:15:00.000000", "2026-11-06T09:20:00.000000", "2026-11-06T09:25:00.000000", "2026-11-06T09:30:00.000000", "2026-11-06T09:35:00.000000", "2026-11-06T09:40:00.000000", "2026-11-06T09:45:00.000000", "2026-11-06T09:50:00.000000", "2026-11-06T09:55:00.000000", "2026-11-06T10:00:00.000000", "2026-11-06T10:05:00.000000", "2026-11-06T10:10:00.000000", "2026-11-06T10:15:00.000000", "2026-11-06T10:20:00.000000", "2026-11-06T10:25:00.000000", "2026-11-06T10:30:00.000000", "2026-11-06T10:35:00.000000", "2026-11-06T10:40:00.000000", "2026-11-06T10:45:00.000000", "2026-11-06T10:50:00.000000", "2026-11-06T10:55:00.000000", "2026-11-06T11:00:00.000000", "2026-11-06T11:05:00.000000", "2026-11-06T11:10:00.000000", "2026-11-06T11:15:00.000000", "2026-11-06T11:20:00.000000", "2026-11-06T11:25:00.000000", "2026-11-06T11:30:00.000000", "2026-11-06T11:35:00.000000", "2026-11-06T11:40:00.000000", "2026-11-06T11:45:00.000000", "2026-11-06T11:50:00.000000", "2026-11-06T11:55:00.000000", "2026-11-06T12:00:00.000000", "2026-11-06T12:05:00.000000", "2026-11-06T12:10:00.000000", "2026-11-06T12:15:00.000000", "2026-11-06T12:20:00.000000", "2026-11-06T12:25:00.000000", "2026-11-06T12:30:00.000000", "2026-11-06T12:35:00.000000", "2026-11-06T12:40:00.000000", "2026-11-06T12:45:00.000000", "2026-11-06T12:50:00.000000", "2026-11-06T12:55:00.000000", "2026-11-06T13:00:00.000000", "2026-11-06T13:05:00.000000", "2026-11-06T13:10:00.000000", "2026-11-06T13:15:00.000000", "2026-11-06T13:20:00.000000", "2026-11-06T13:25:00.000000", "2026-11-06T13:30:00.000000", "2026-11-06T13:35:00.000000", "2026-11-06T13:40:00.000000", "2026-11-06T13:45:00.000000", "2026-11-06T13:50:00.000000", "2026-11-06T13:55:00.000000", "2026-11-06T14:00:00.000000", "2026-11-06T14:05:00.000000", "2026-11-06T14:10:00.000000", "2026-11-06T14:15:00.000000", "2026-11-06T14:20:00.000000", "2026-11-06T14:25:00.000000", "2026-11-06T14:30:00.000000", "2026-11-06T14:35:00.000000", "2026-11-06T14:40:00.000000", "2026-11-06T14:45:00.000000", "2026-11-06T14:50:00.000000", "2026-11-06T14:55:00.000000", "2026-11-06T15:00:00.000000", "2026-11-06T15:05:00.000000", "2026-11-06T15:10:00.000000", "2026-11-06T15:15:00.000000", "2026-11-06T15:20:00.000000"], "xaxis": "x5", "y": [1.34, 1.341, 1.341, 1.341, 1.341, 1.34, 1.34, 1.34, 1.34, 1.34, 1.34, 1.34, 1.34, 1.34, 1.341, 1.341, 1.34, 1.34, 1.34, 1.34, 1.34, 1.34, 1.34, 1.339, 1.339, 1.339, 1.339, 1.339, 1.339, 1.339, 1.339, 1.339, 1.339, 1.339, 1.339, 1.338, 1.339, 1.339, 1.339, 1.338, 1.338, 1.338, 1.339, 1.339, 1.339, 1.339, 1.339, 1.339, 1.339, 1.339, 1.34, 1.34, 1.34, 1.34, 1.34, 1.34, 1.34, 1.34, 1.34, 1.34, 1.34, 1.34, 1.34, 1.34, 1.34, 1.34, 1.34, 1.34, 1.339, 1.339, 1.339, 1.339, 1.339, 1.338, 1.339, 1.339, 1.339], "yaxis": "y5"}, {"hovertemplate": "small_to_medium start<br>time=%{x}<br>price=%{y:.5f}<extra></extra>", "legendgroup": "small_to_medium_start", "marker": {"color": "#16a34a", "size": 8, "symbol": "circle"}, "mode": "markers", "name": "small_to_medium start", "showlegend": false, "type": "scatter", "x": ["2026-11-05T09:30:00+02:00"], "xaxis": "x5", "y": [1.347], "yaxis": "y5"}, {"hovertemplate": "medium_to_large start<br>time=%{x}<br>price=%{y:.5f}<extra></extra>", "legendgroup": "medium_to_large_start", "marker": {"color": "#2563eb", "size": 8, "symbol": "circle"}, "mode": "markers", "name": "medium_to_large start", "showlegend": false, "type": "scatter", "x": ["2026-11-05T13:05:00+02:00"], "xaxis": "x5", "y": [1.346], "yaxis": "y5"}, {"hovertemplate": "large_to_macro start<br>time=%{x}<br>price=%{y:.5f}<extra></extra>", "legendgroup": "large_to_macro_start", "marker": {"color": "#7c3aed", "size": 8, "symbol": "circle"}, "mode": "markers", "name": "large_to_macro start", "showlegend": false, "type": "scatter", "x": ["2026-11-06T05:15:00+02:00"], "xaxis": "x5", "y": [1.344], "yaxis": "y5"}, {"hovertemplate": "macro_to_outer start<br>time=%{x}<br>price=%{y:.5f}<extra></extra>", "legendgroup": "macro_to_outer_start", "marker": {"color": "#ec4899", "size": 8, "symbol": "circle"}, "mode": "markers", "name": "macro_to_outer start", "showlegend": false, "type": "scatter", "x": ["2026-11-06T09:00:00+02:00"], "xaxis": "x5", "y": [1.34], "yaxis": "y5"}, {"hovertemplate": "terminal resolution<br>time=%{x}<br>price=%{y:.5f}<extra></extra>", "legendgroup": "terminal", "marker": {"color": "#111827", "size": 10, "symbol": "diamond"}, "mode": "markers", "name": "Terminal resolution", "showlegend": false, "type": "scatter", "x": ["2026-11-06T15:25:00+02:00"], "xaxis": "x5", "y": [1.336], "yaxis": "y5"}], "layout": {"annotations": [{"font": {"size": 16}, "showarrow": false, "text": "depth 0 | target=up | seed=S2695", "x": 0.5, "xanchor": "center", "xref": "paper", "y": 1.0, "yanchor": "bottom", "yref": "paper"}, {"font": {"size": 16}, "showarrow": false, "text": "depth 1 | target=down | seed=S2690", "x": 0.5, "xanchor": "center", "xref": "paper", "y": 0.794, "yanchor": "bottom", "yref": "paper"}, {"font": {"size": 16}, "showarrow": false, "text": "depth 2 | target=down | seed=S2660", "x": 0.5, "xanchor": "center", "xref": "paper", "y": 0.588, "yanchor": "bottom", "yref": "paper"}, {"font": {"size": 16}, "showarrow": false, "text": "depth 3 | target=up | seed=S2649", "x": 0.5, "xanchor": "center", "xref": "paper", "y": 0.382, "yanchor": "bottom", "yref": "paper"}, {"font": {"size": 16}, "showarrow": false, "text": "depth 4 | target=down | seed=S2692", "x": 0.5, "xanchor": "center", "xref": "paper", "y": 0.176, "yanchor": "bottom", "yref": "paper"}], "height": 1650, "hovermode": "closest", "legend": {"orientation": "h", "x": 0.0, "y": 1.04}, "title": {"text": "GBPUSD.r: causal five-scale live-development casebook"}, "xaxis": {"anchor": "y", "domain": [0.0, 1.0]}, "xaxis2": {"anchor": "y2", "domain": [0.0, 1.0]}, "xaxis3": {"anchor": "y3", "domain": [0.0, 1.0]}, "xaxis4": {"anchor": "y4", "domain": [0.0, 1.0]}, "xaxis5": {"anchor": "y5", "domain": [0.0, 1.0], "title": {"text": "Time"}}, "yaxis": {"anchor": "x", "domain": [0.824, 1.0], "title": {"text": "Close"}}, "yaxis2": {"anchor": "x2", "domain": [0.618, 0.794], "title": {"text": "Close"}}, "yaxis3": {"anchor": "x3", "domain": [0.412, 0.588], "title": {"text": "Close"}}, "yaxis4": {"anchor": "x4", "domain": [0.206, 0.382], "title": {"text": "Close"}}, "yaxis5": {"anchor": "x5", "domain": [0.0, 0.176], "title": {"text": "Close"}}}}
